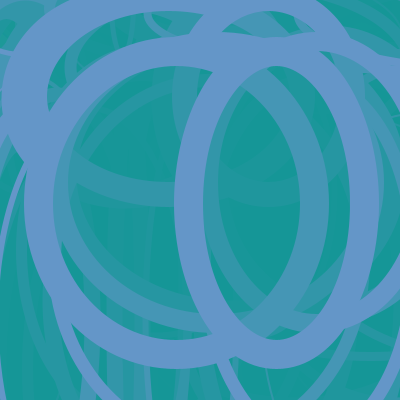
Frame 1 (no input)
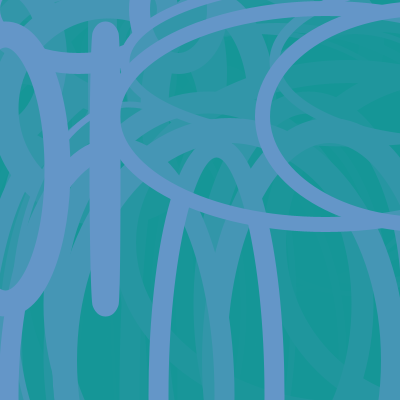
Frame 2 (the mouse pressed at the canvas centre, redrawn once)

The Processing sketch that drew these frames (run headless with seeded random() and noise(); the mouse was pressed at the canvas centre and the sketch redrawn once):

// Processing sketch: processing_164772
// ── processing_164772.pde

void setup() {
  size(400, 400);
  smooth();
  noLoop();
}

void draw() {
  for (int i = 0; i < 100; i++) {
   /* drawX(200- i*10, (20-1)*2, i, i/2, 70);*/
   drawCircle(int(random(2)), int(random(30)),
   int(random(width)), int(random(height)), 100);
  }
}

void drawCircle(int blue, int weight, int x, int y, int size) {
  stroke(100, 150, 200);
  strokeWeight(weight);
  fill(20, 150, 150, 100);
  ellipse(x, y, x+size, y+size);
  ellipse(x+size, y, x, y+size);
}
